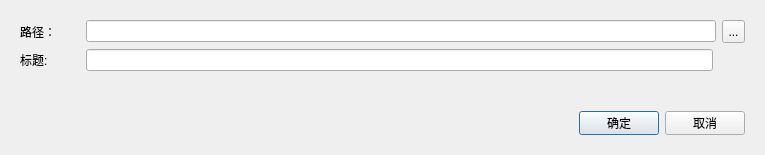
<?xml version="1.0" encoding="UTF-8"?>
<ui version="4.0">
 <class>EditAppInfoDialog</class>
 <widget class="QDialog" name="EditAppInfoDialog">
  <property name="geometry">
   <rect>
    <x>0</x>
    <y>0</y>
    <width>765</width>
    <height>155</height>
   </rect>
  </property>
  <property name="windowTitle">
   <string>Dialog</string>
  </property>
  <layout class="QVBoxLayout" name="verticalLayout">
   <item>
    <widget class="QWidget" name="wgtClient" native="true">
     <layout class="QVBoxLayout" name="verticalLayout_2">
      <item>
       <layout class="QHBoxLayout" name="horizontalLayout_2">
        <item>
         <widget class="QLabel" name="label">
          <property name="minimumSize">
           <size>
            <width>60</width>
            <height>0</height>
           </size>
          </property>
          <property name="maximumSize">
           <size>
            <width>60</width>
            <height>16777215</height>
           </size>
          </property>
          <property name="text">
           <string>路径：</string>
          </property>
         </widget>
        </item>
        <item>
         <widget class="QLineEdit" name="edtPath"/>
        </item>
        <item>
         <widget class="QToolButton" name="btnOpen">
          <property name="minimumSize">
           <size>
            <width>23</width>
            <height>23</height>
           </size>
          </property>
          <property name="maximumSize">
           <size>
            <width>23</width>
            <height>23</height>
           </size>
          </property>
          <property name="text">
           <string>...</string>
          </property>
         </widget>
        </item>
       </layout>
      </item>
      <item>
       <layout class="QHBoxLayout" name="horizontalLayout_3">
        <property name="rightMargin">
         <number>32</number>
        </property>
        <item>
         <widget class="QLabel" name="label_2">
          <property name="minimumSize">
           <size>
            <width>60</width>
            <height>0</height>
           </size>
          </property>
          <property name="maximumSize">
           <size>
            <width>60</width>
            <height>16777215</height>
           </size>
          </property>
          <property name="text">
           <string>标题:</string>
          </property>
         </widget>
        </item>
        <item>
         <widget class="QLineEdit" name="edtCaption"/>
        </item>
       </layout>
      </item>
      <item>
       <spacer name="verticalSpacer">
        <property name="orientation">
         <enum>Qt::Vertical</enum>
        </property>
        <property name="sizeHint" stdset="0">
         <size>
          <width>20</width>
          <height>6</height>
         </size>
        </property>
       </spacer>
      </item>
     </layout>
    </widget>
   </item>
   <item>
    <widget class="QWidget" name="wgtBottom" native="true">
     <property name="minimumSize">
      <size>
       <width>0</width>
       <height>42</height>
      </size>
     </property>
     <property name="maximumSize">
      <size>
       <width>16777215</width>
       <height>42</height>
      </size>
     </property>
     <layout class="QHBoxLayout" name="horizontalLayout">
      <item>
       <spacer name="horizontalSpacer">
        <property name="orientation">
         <enum>Qt::Horizontal</enum>
        </property>
        <property name="sizeHint" stdset="0">
         <size>
          <width>554</width>
          <height>20</height>
         </size>
        </property>
       </spacer>
      </item>
      <item>
       <widget class="QPushButton" name="btnOk">
        <property name="text">
         <string>确定</string>
        </property>
       </widget>
      </item>
      <item>
       <widget class="QPushButton" name="btnCancel">
        <property name="text">
         <string>取消</string>
        </property>
       </widget>
      </item>
     </layout>
    </widget>
   </item>
  </layout>
 </widget>
 <resources/>
 <connections/>
</ui>
